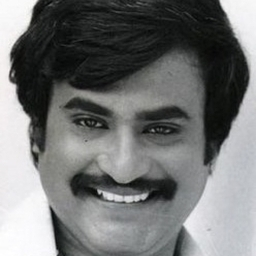
#> input picture assign3/ImagesForAssignment3/Rajinikanth.jpg, 256 x 256 px
$ python Mag_Phase_swapping.py
#> lines starting #> are read from the running program, lines starting #| are printed output that depends on the picture
# -*- coding: utf-8 -*-
"""
Created on Thur Sept 05 16:44:22 2019

@author: Personal
"""

import cv2
import numpy as np
from matplotlib import pyplot as plt
from matplotlib.widgets import RadioButtons
import matplotlib.image as mpimg

def dft(a,n):
    x,y=np.meshgrid(np.arange(0,a.shape[0],1),np.arange(0,n,1))
    dftm=np.exp(-((1j*np.pi*2*x*y)/n))
    mm=np.zeros((n,a.shape[0]),dtype=complex)
    nn=np.zeros((a.shape[1],n),dtype=complex)
    image2=np.zeros((n,n),dtype=complex)
    mm=np.matmul(dftm,a)
    nn=np.transpose(mm)
    image2=np.matmul(dftm,nn)
    image2=np.transpose(image2)
    return image2
def idft(b,p):
    ifft=np.conjugate(b)
    ifft=dft(ifft,p)/(p*p)
    ifft=np.conjugate(ifft)
    ifft=ifft.real.astype(dtype=int)
    return ifft

img1 = cv2.imread("ImagesForAssignment3/Rajinikanth.jpg", cv2.IMREAD_GRAYSCALE)
#> img1: shape (256, 256); min 3, max 255, mean 116.2
img2 = cv2.imread("ImagesForAssignment3/Amitabh.jpg", cv2.IMREAD_GRAYSCALE)
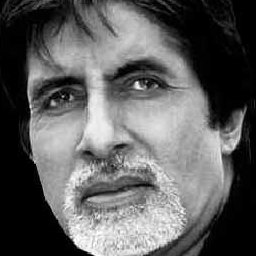
#> input picture assign3/ImagesForAssignment3/Amitabh.jpg, 256 x 256 px
#> img2 is the input picture: shape (256, 256); min 0, max 255, mean 94.8

dft_img1 = dft(img1, img1.shape[0])
dft_img2 = dft(img2, img2.shape[0])


mag1=np.abs(dft_img1)
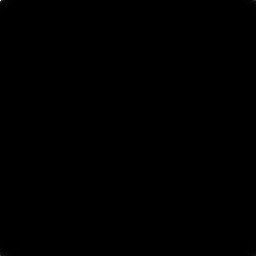
#> mag1: shape (256, 256) float64; min 1.5, max 7618002, mean 2669.7; drawn with min black and max white
phase1=np.angle(dft_img1)
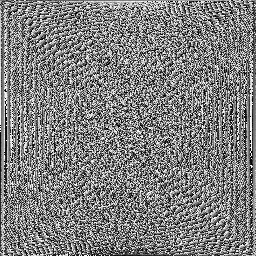
#> phase1: shape (256, 256) float64; min -3.14, max 3.14, mean 9.59e-05; drawn with min black and max white

mag2=np.abs(dft_img2)
phase2=np.angle(dft_img2)
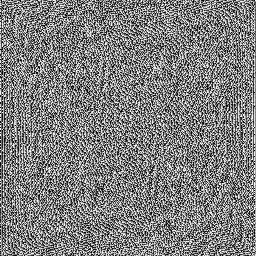
#> phase2: shape (256, 256) float64; min -3.14, max 3.14, mean 9.59e-05; drawn with min black and max white

#case1
f3 = idft(mag1*np.exp(1j*phase2), mag1.shape[0])
#> in idft, `ifft=ifft.real.astype(dtype=int)`:
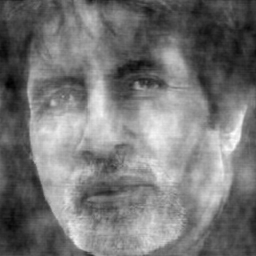
#> ifft: shape (256, 256) int64; min -61, max 321, mean 115.8; drawn with min black and max white

#case2
f4 = idft(mag2*np.exp(1j*phase1), mag2.shape[0])
#> call 2 of idft, with b = array of shape (256, 256), p = 256
#> in idft (call 2), `ifft=ifft.real.astype(dtype=int)`:
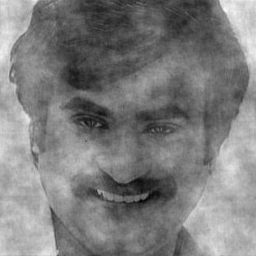
#> ifft: shape (256, 256) int64; min -131, max 326, mean 94.4; drawn with min black and max white

plt.subplot(221)
plt.imshow(img1, cmap = 'gray', vmin = 0, vmax = 255)
plt.title("f1_Rajinikanth"),plt.xticks([]),plt.yticks([])

plt.subplot(222)
plt.imshow(img2, cmap = 'gray', vmin = 0, vmax = 255)
plt.title("f2_Amitabh"),plt.xticks([]),plt.yticks([])

plt.subplot(223)
plt.imshow(f3, cmap ='gray', vmin= 0, vmax= 255)
plt.title("f3_Case1"),plt.xticks([]),plt.yticks([])

plt.subplot(224)
plt.imshow(f4, cmap ='gray', vmin= 0, vmax= 255)
plt.title("f4_Case2"),plt.xticks([]),plt.yticks([])
